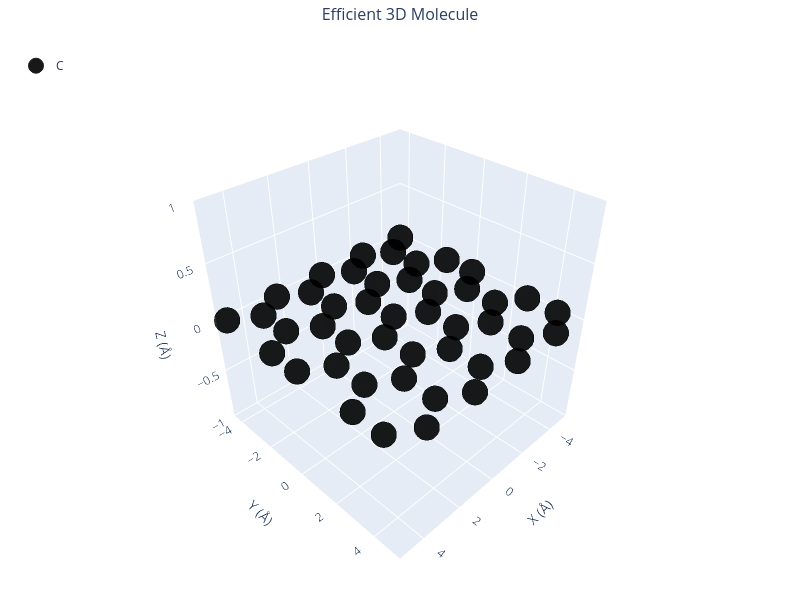

The code cell stored with this chart in its notebook:
### Markdown cell above
### 🔹 Example 1 – Graphene Sheet with Armchair Edge, width=10, length=10, default lattice (≈2.46 Å)

In this example, a graphene sheet is generated with Armchair-type edges, which correspond to a specific direction along the hexagonal lattice.
Armchair edges typically appear smoother and more stable, and they exhibit different electronic properties compared to zigzag edges.

This configuration is useful for studying pristine graphene sheets or semiconducting armchair nanoribbons.

### Code cell
from pygamlab.structures.GAM_architectures.GAM_Graphene import Graphene 

from pygamlab.structures.gamvis import Molecular_Visualizer 

builder = Graphene(width=10, length=10, edge_type='armchair')
graphene1=builder.atoms 
 
Molecular_Visualizer(graphene1,format='efficient_plotly') 
Molecular_Visualizer(graphene1,format='matplotlib') 
Molecular_Visualizer(graphene1,format='pyvista')

### Figure 1 — Plotly figure (JSON) as saved in the notebook; plotly's stock layout.template omitted (floating-point values rounded to 4 significant figures)
{"data": [{"hoverinfo": "text", "hovertext": ["Atom 1<br>Element: C<br>Position: (-4.92, 2.84, 0.00)", "Atom 2<br>Element: C<br>Position: (-4.92, 4.26, 0.00)", "Atom 3<br>Element: C<br>Position: (-3.69, 4.97, 0.00)", "Atom 4<br>Element: C<br>Position: (-4.92, -1.42, 0.00)", "Atom 5<br>Element: C<br>Position: (-4.92, 0.00, 0.00)", "Atom 6<br>Element: C<br>Position: (-3.69, 0.71, 0.00)", "Atom 7<br>Element: C<br>Position: (-3.69, 2.13, 0.00)", "Atom 8<br>Element: C<br>Position: (-2.46, 2.84, 0.00)", "Atom 9<br>Element: C<br>Position: (-2.46, 4.26, 0.00)", "Atom 10<br>Element: C<br>Position: (-1.23, 4.97, 0.00)", "Atom 11<br>Element: C<br>Position: (-4.92, -4.26, 0.00)", "Atom 12<br>Element: C<br>Position: (-3.69, -3.55, 0.00)", "Atom 13<br>Element: C<br>Position: (-3.69, -2.13, 0.00)", "Atom 14<br>Element: C<br>Position: (-2.46, -1.42, 0.00)", "Atom 15<br>Element: C<br>Position: (-2.46, 0.00, 0.00)", "Atom 16<br>Element: C<br>Position: (-1.23, 0.71, 0.00)", "Atom 17<br>Element: C<br>Position: (-1.23, 2.13, 0.00)", "Atom 18<br>Element: C<br>Position: (0.00, 2.84, 0.00)", "Atom 19<br>Element: C<br>Position: (0.00, 4.26, 0.00)", "Atom 20<br>Element: C<br>Position: (1.23, 4.97, 0.00)", "Atom 21<br>Element: C<br>Position: (-2.46, -4.26, 0.00)", "Atom 22<br>Element: C<br>Position: (-1.23, -3.55, 0.00)", "Atom 23<br>Element: C<br>Position: (-1.23, -2.13, 0.00)", "Atom 24<br>Element: C<br>Position: (0.00, -1.42, 0.00)", "Atom 25<br>Element: C<br>Position: (0.00, 0.00, 0.00)", "Atom 26<br>Element: C<br>Position: (1.23, 0.71, 0.00)", "Atom 27<br>Element: C<br>Position: (1.23, 2.13, 0.00)", "Atom 28<br>Element: C<br>Position: (2.46, 2.84, 0.00)", "Atom 29<br>Element: C<br>Position: (2.46, 4.26, 0.00)", "Atom 30<br>Element: C<br>Position: (3.69, 4.97, 0.00)", "Atom 31<br>Element: C<br>Position: (0.00, -4.26, 0.00)", "Atom 32<br>Element: C<br>Position: (1.23, -3.55, 0.00)", "Atom 33<br>Element: C<br>Position: (1.23, -2.13, 0.00)", "Atom 34<br>Element: C<br>Position: (2.46, -1.42, 0.00)", "Atom 35<br>Element: C<br>Position: (2.46, 0.00, 0.00)", "Atom 36<br>Element: C<br>Position: (3.69, 0.71, 0.00)", "Atom 37<br>Element: C<br>Position: (3.69, 2.13, 0.00)", "Atom 38<br>Element: C<br>Position: (4.92, 2.84, 0.00)", "Atom 39<br>Element: C<br>Position: (4.92, 4.26, 0.00)", "Atom 40<br>Element: C<br>Position: (2.46, -4.26, 0.00)", "Atom 41<br>Element: C<br>Position: (3.69, -3.55, 0.00)", "Atom 42<br>Element: C<br>Position: (3.69, -2.13, 0.00)", "Atom 43<br>Element: C<br>Position: (4.92, -1.42, 0.00)", "Atom 44<br>Element: C<br>Position: (4.92, 0.00, 0.00)", "Atom 45<br>Element: C<br>Position: (4.92, -4.26, 0.00)"], "marker": {"color": "black", "line": {"color": "black", "width": 1}, "opacity": 0.9, "size": 15}, "mode": "markers", "name": "C", "type": "scatter3d", "x": [-4.92, -4.92, -3.69, -4.92, -4.92, -3.69, -3.69, -2.46, -2.46, -1.23, -4.92, -3.69, -3.69, -2.46, -2.46, -1.23, -1.23, 0.0, 0.0, 1.23, -2.46, -1.23, -1.23, 0.0, 0.0, 1.23, 1.23, 2.46, 2.46, 3.69, 0.0, 1.23, 1.23, 2.46, 2.46, 3.69, 3.69, 4.92, 4.92, 2.46, 3.69, 3.69, 4.92, 4.92, 4.92], "y": [2.841, 4.261, 4.971, -1.42, 0.0, 0.7101, 2.13, 2.841, 4.261, 4.971, -4.261, -3.551, -2.13, -1.42, 0.0, 0.7101, 2.13, 2.841, 4.261, 4.971, -4.261, -3.551, -2.13, -1.42, 0.0, 0.7101, 2.13, 2.841, 4.261, 4.971, -4.261, -3.551, -2.13, -1.42, 0.0, 0.7101, 2.13, 2.841, 4.261, -4.261, -3.551, -2.13, -1.42, 0.0, -4.261], "z": [0.0, 0.0, 0.0, 0.0, 0.0, 0.0, 0.0, 0.0, 0.0, 0.0, 0.0, 0.0, 0.0, 0.0, 0.0, 0.0, 0.0, 0.0, 0.0, 0.0, 0.0, 0.0, 0.0, 0.0, 0.0, 0.0, 0.0, 0.0, 0.0, 0.0, 0.0, 0.0, 0.0, 0.0, 0.0, 0.0, 0.0, 0.0, 0.0, 0.0, 0.0, 0.0, 0.0, 0.0, 0.0]}], "layout": {"font": {"size": 12}, "height": 600, "legend": {"x": 0.02, "y": 0.98}, "margin": {"b": 0, "l": 0, "r": 0, "t": 40}, "scene": {"aspectmode": "cube", "bgcolor": "rgba(240,240,240,0.1)", "camera": {"eye": {"x": 1.5, "y": 1.5, "z": 1.5}}, "xaxis": {"title": {"text": "X (Å)"}}, "yaxis": {"title": {"text": "Y (Å)"}}, "zaxis": {"title": {"text": "Z (Å)"}}}, "showlegend": true, "title": {"font": {"size": 16}, "text": "Efficient 3D Molecule", "x": 0.5}, "width": 800}}
